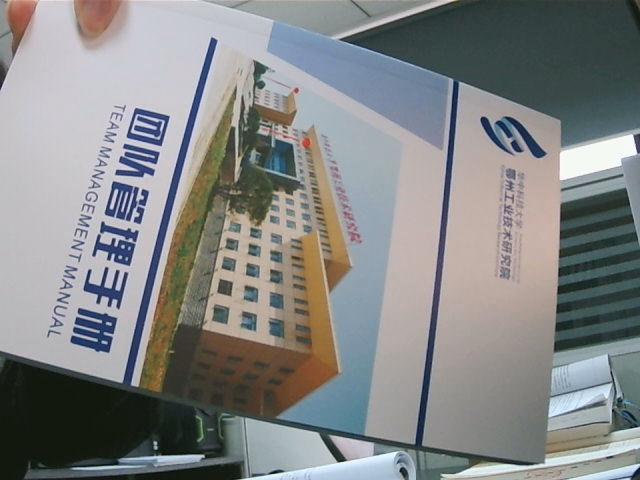
#> input picture 相机视频demo/test/test.jpg, 640 x 480 px
$ python test.py
#> lines starting #> are read from the running program, lines starting #| are printed output that depends on the picture
import matplotlib.pyplot as plt
import cv2
img = cv2.imread('test.jpg',0)
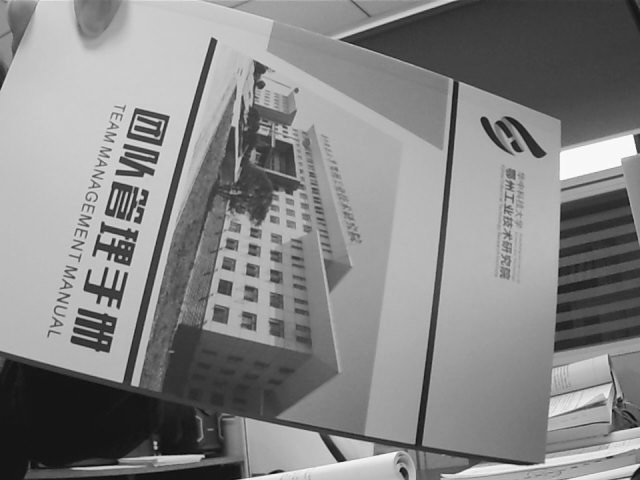
#> img: shape (480, 640); min 5, max 255, mean 133.8
_,ax = plt.subplots(3,4)
ax4 = ax[1][2]
ax4.imshow(img)
print(dir(ax4))
#help(ax4)
plt.figure(2)
plt.show()
